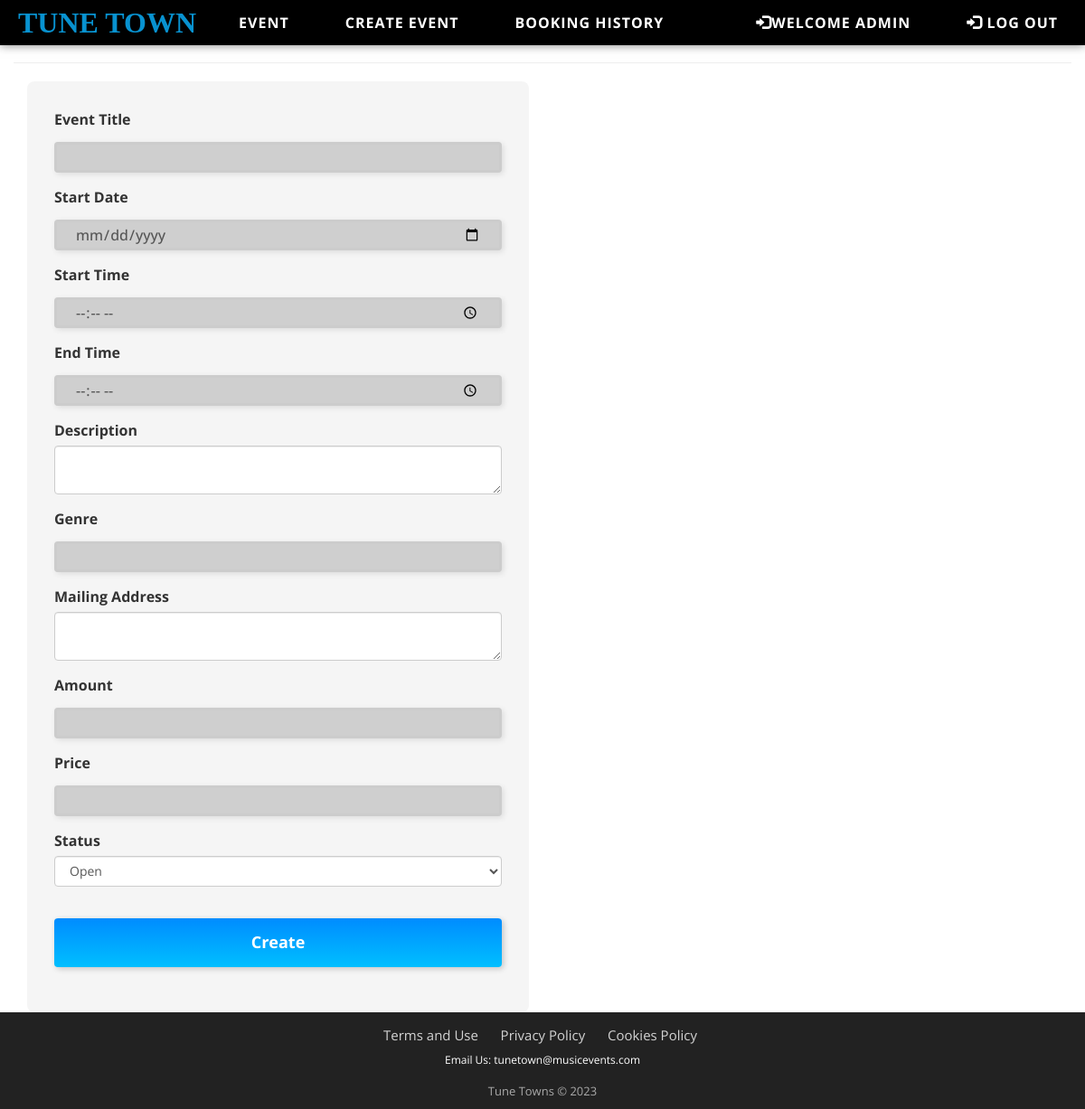
Before: /update/2 (signed in) with the older database file.
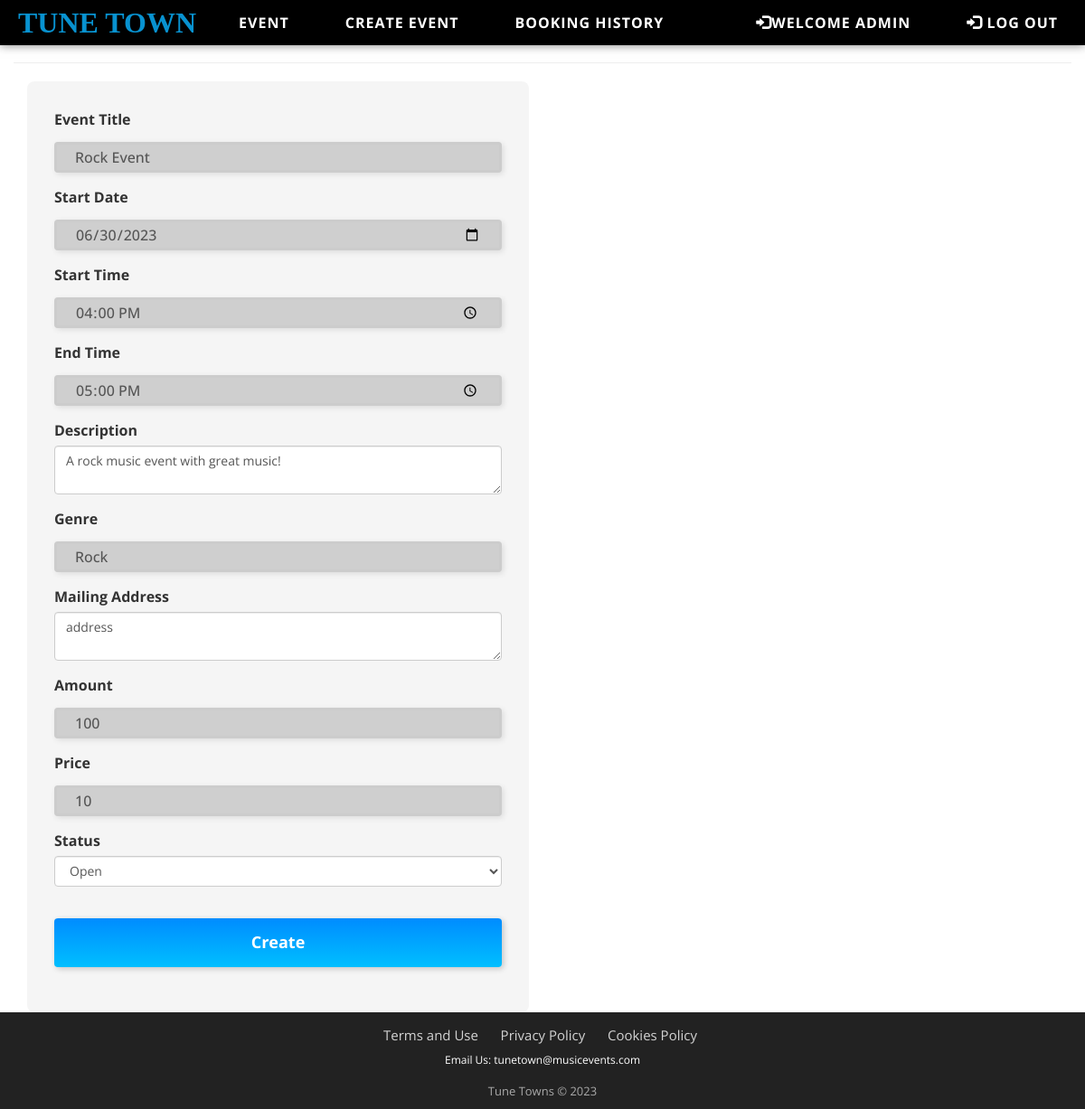
After: the same page with the newer database file.
### website/models.py (models this page shows)
class User(db.Model, UserMixin):
    __tablename__ = 'users'
    id = db.Column(db.Integer, primary_key=True)
    name = db.Column(db.String(100), nullable=False)
    email = db.Column(db.String(100), nullable=False)
    password_hash = db.Column(db.String(255), nullable=False) # Hashing the password when inserted to ensure that security is achieved
    user = db.relationship('Comment', backref='User') # Relationship created with the comments table

class Event(db.Model):
    __tablename__ = 'events'
    id = db.Column(db.Integer, primary_key=True)
    event_title = db.Column(db.String(80))
    date = db.Column(db.Date)
    start_time = db.Column(db.Time, nullable=False)
    end_time = db.Column(db.Time, nullable=False)
    description = db.Column(db.String(255))
    genre = db.Column(db.String(255))
    location = db.Column(db.String(255))
    amount_of_tickets = db.Column(db.Integer)
    ticket_status = db.Column(db.String(255), default='Upcoming')
    ticket_price = db.Column(db.Integer)
    image = db.Column(db.String(400))
    comments = db.relationship('Comment', backref='Event') # Creates a relationship with the comment table
    event_booking = db.relationship('Booking', backref='Event') # Creates relationship with the booking table to keep data consistent

### website/auth.py (the view, shortened to what this page needs)
@bp.route('/update/<id>', methods=['GET', 'POST'])
@login_required
def update(id):
    chosenevent = Event.query.filter_by(id=id).first()
    form = UpdateEvent(obj=chosenevent)
    return render_template('user.html', form=form)

### website/forms.py
class UpdateEvent(FlaskForm):
    state_pairs = ['Open', 'Cancelled'] # created a list of options for a user to choose when upating the status of the event
    event_title = StringField('Event Title', validators=[InputRequired()])
    date = DateField('Start Date', format='%Y-%m-%d')
    start_time = TimeField('Start Time')
    end_time = TimeField('End Time')
    description = TextAreaField('Description', validators=[InputRequired()])
    genre = StringField('Genre')
    location = TextAreaField('Mailing Address')
    amount_of_tickets = IntegerField('Amount')
    ticket_price =IntegerField('Price', render_kw={'TIcket Price': 'Enter the ticket price'})
    ticket_status = SelectField(label='Status', choices=state_pairs)
    submit = SubmitField('Create')

### website/__init__.py (called while the page is built)
def create_app():
    app=Flask(__name__)  # this is the name of the module/package that is calling this app
    app.debug=True
    app.secret_key='somesecretgoeshere'
    app.config['SQLALCHEMY_DATABASE_URI']='sqlite:///mydbname.sqlite'
    db.init_app(app)
    bootstrap = Bootstrap5(app)
    login_manager = LoginManager()
    login_manager.login_view='auth.login'
    login_manager.init_app(app)
    from .models import User  # importing here to avoid circular references
    @login_manager.user_loader
    def load_user(user_id):
        return User.query.get(int(user_id))
    from . import views
    app.register_blueprint(views.bp)
    from . import auth
    app.register_blueprint(auth.bp)
    return app

### website/templates/user.html (shortened to what this page needs)
{% extends "base.html" %}
{% import "bootstrap4/form.html" as wtf %}
{% block content %}
<div class="container-fluid">
<div class="page-header">
</div>
<div class="col-md-6 ml-5">
{{wtf.render_form(form)}}
</div>
</div>
{% endblock %}

### website/templates/base.html (shortened to what this page needs)
<!doctype html>
<html lang="en">
  <head>
    <link rel="stylesheet" href="https://maxcdn.bootstrapcdn.com/bootstrap/3.4.1/css/bootstrap.min.css">
    <link rel="stylesheet" type="text/css" href="{{ url_for('static', filename='css/stylesheet.css') }}">
  </head>
  <body>
    <body>
      <div id="wrapper">
          <header>
              <div id="navigationbar">
                <nav class="navbar navbar-inverse">
                  <div class="container-fluid">
                      <div class="navbar-header">
                          <a class="navbar-brand" href="/" style="padding-left: 20px; color: #0892d0; font-family: Bradley Hand">TUNE TOWN</a>
                      </div>
                      <div class="collapse navbar-collapse" id="myNavbar">
                          <ul class="nav navbar-nav">
                              <li><a href="" style="color: white;">Event</a></li>
                              <li><a href="{{ url_for('auth.create') }}"style="color: white;">Create Event</a></li>
                              <li><a href="event_booking_history.html"style="color: white;">Booking History</a></li>
                          </ul>
                          <ul class="nav navbar-nav navbar-right" >
                            {% if current_user.is_authenticated %}
                              <li ><a href="#" style="color: white;"><span class="glyphicon glyphicon-log-in disabled" style="color: white;"></span>Welcome {{current_user.name}}</a></li>
                              <li ><a href="{{ url_for('auth.logout') }}" style="color: white;"><span class="glyphicon glyphicon-log-in" style="color: white;"></span> Log Out</a></li>
                            {% endif %}
                          </ul>
                      </div>
                  </div>
              </nav>
            </div>
          </div>
  {% block content %}
  {% endblock %}
  <div class="footer-basic" style="position: relative;">
    <footer>
        <ul class="list-inline">
            <li class="list-inline-item" style = "font-size: 15px;"><a href="#">Terms and Use</a></li>
            <li class="list-inline-item" style = "font-size: 15px;"><a href="#">Privacy Policy</a></li>
            <li class="list-inline-item" style = "font-size: 15px;"><a href="#">Cookies Policy</a></li>
        </ul>
        <p><a href="mailto:tunetown@musicevents.com" style="color:white; font-size: 12px;">Email Us: tunetown@musicevents.com</a></p>
        <p class="copyright">Tune Towns © 2023</p>
    </footer>
</div>
  </body>
</html>

### website/static/css/stylesheet.css (style rules this page uses)
html, body { font-family: 'Open Sans', sans-serif; font-size: 16px; line-height: 1.5; color: #333; }
#wrapper { margin: auto; width: 100%; max-width: 100%; }
.navbar { position: fixed; top: 0; width: 100%; background-color: #2d2d2d; color: white; align-items: center; box-shadow: 0px 0px 10px rgba(0, 0, 0, 0.5); border-bottom: 2px solid #912f40; background-color: #000; border: none; border-radius: 0; z-index: 1; }
.navbar-brand { font-family: Arial, Helvetica, sans-serif, Verdana, Tahoma, sans-serif; font-size: 32px; font-weight: bold; padding: 15px 0; text-decoration: none; }
.navbar-nav>li>a { text-transform: uppercase; font-weight: bold; letter-spacing: 1px; transition: all 0.3s ease; border-radius: 5px; margin-left: 2rem; padding: 15px; color: #fff; text-decoration: none; }
@media screen and (min-width: 768px) { form { padding: 30px; border-radius: 8px; background-color: #f5f5f5f5; width: 100%; } }
@media screen and (min-width: 768px) { input[type="text"], input[type="email"], input[type="date"], input[type="time"], input[type="number"] { width: 100%; padding: 12px 20px; margin: 8px 0; box-sizing: border-box; border: 3px solid #ccc; transition: 0.5s; outline: none; border-radius: 4px; background-color: rgba(207, 207, 207, 1.00); box-shadow: 2px 2px 6px 0px rgba(0, 0, 0, 0.1); font-size: 16px; font-weight: 500; } }
@media screen and (min-width: 768px) { input[type="submit"], input[type="reset"] { width: 100%; background-color: #008cff; color: white; padding: 14px 20px; margin: 20px 0; border: none; border-radius: 4px; cursor: pointer; transition: background-color 0.3s ease-in-out; background: linear-gradient(to bottom, #008cff 0%, #00bfff 100%); box-shadow: 2px 2px 6px 0px rgba(0, 0, 0, 0.2); } }
.btn-primary { background-color: #4681f4; border-color: #4681f4; font-size: 18px; font-weight: bold; padding: 10px 20px; }
.footer-basic { padding:10px; background-color:#ffffff; position: relative; left: 0; bottom: 0; width: 100%; background-color: #222; color: white; text-align: center; }
.footer-basic ul { padding:0; list-style:none; text-align:center; font-size:18px; line-height:1.6; margin-bottom:0; }
.footer-basic li { padding:0 10px; }
.footer-basic ul a { color:inherit; text-decoration:none; opacity:0.8; }
.footer-basic .copyright { margin-top:15px; text-align:center; font-size:13px; color:#aaa; margin-bottom:0; }

Changed rows visible on the page:
added Event: event_title "Rock Event", date "06/30/2023", start_time "16:00", end_time "17:00", description "A rock music event with great music!", genre "Rock", location "address", amount_of_tickets "100", ticket_price "10", ticket_status "Open"
Other visible differences:
form field ticket_status: "Open" → (not shown)
